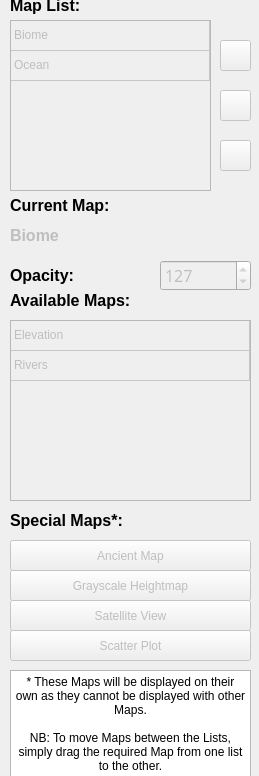
      <widget class="QWidget" name="pgMaps">
       <property name="geometry">
        <rect>
         <x>0</x>
         <y>0</y>
         <width>259</width>
         <height>776</height>
        </rect>
       </property>
       <attribute name="label">
        <string>Maps</string>
       </attribute>
       <widget class="QPushButton" name="btnUp">
        <property name="enabled">
         <bool>false</bool>
        </property>
        <property name="geometry">
         <rect>
          <x>220</x>
          <y>40</y>
          <width>31</width>
          <height>31</height>
         </rect>
        </property>
        <property name="toolTip">
         <string>Move Map Up</string>
        </property>
        <property name="text">
         <string/>
        </property>
        <property name="icon">
         <iconset>
          <normaloff>Images/up.png</normaloff>Images/up.png</iconset>
        </property>
       </widget>
       <widget class="QTableWidget" name="tblAvailable">
        <property name="enabled">
         <bool>false</bool>
        </property>
        <property name="geometry">
         <rect>
          <x>10</x>
          <y>320</y>
          <width>241</width>
          <height>181</height>
         </rect>
        </property>
        <property name="editTriggers">
         <set>QAbstractItemView::NoEditTriggers</set>
        </property>
        <property name="tabKeyNavigation">
         <bool>false</bool>
        </property>
        <property name="showDropIndicator" stdset="0">
         <bool>true</bool>
        </property>
        <property name="dragEnabled">
         <bool>true</bool>
        </property>
        <property name="dragDropOverwriteMode">
         <bool>false</bool>
        </property>
        <property name="dragDropMode">
         <enum>QAbstractItemView::DragDrop</enum>
        </property>
        <property name="defaultDropAction">
         <enum>Qt::MoveAction</enum>
        </property>
        <property name="alternatingRowColors">
         <bool>false</bool>
        </property>
        <property name="selectionMode">
         <enum>QAbstractItemView::SingleSelection</enum>
        </property>
        <property name="selectionBehavior">
         <enum>QAbstractItemView::SelectRows</enum>
        </property>
        <property name="iconSize">
         <size>
          <width>32</width>
          <height>32</height>
         </size>
        </property>
        <property name="cornerButtonEnabled">
         <bool>false</bool>
        </property>
        <property name="rowCount">
         <number>2</number>
        </property>
        <property name="columnCount">
         <number>1</number>
        </property>
        <attribute name="horizontalHeaderVisible">
         <bool>false</bool>
        </attribute>
        <attribute name="horizontalHeaderHighlightSections">
         <bool>false</bool>
        </attribute>
        <attribute name="horizontalHeaderStretchLastSection">
         <bool>true</bool>
        </attribute>
        <attribute name="verticalHeaderVisible">
         <bool>false</bool>
        </attribute>
        <attribute name="verticalHeaderHighlightSections">
         <bool>false</bool>
        </attribute>
        <row>
         <property name="text">
          <string>1</string>
         </property>
        </row>
        <row/>
        <column>
         <property name="text">
          <string>New Column</string>
         </property>
        </column>
        <item row="0" column="0">
         <property name="text">
          <string>Elevation</string>
         </property>
        </item>
        <item row="1" column="0">
         <property name="text">
          <string>Rivers</string>
         </property>
        </item>
       </widget>
       <widget class="QLabel" name="label_7">
        <property name="geometry">
         <rect>
          <x>10</x>
          <y>510</y>
          <width>131</width>
          <height>21</height>
         </rect>
        </property>
        <property name="font">
         <font>
          <pointsize>12</pointsize>
          <weight>75</weight>
          <bold>true</bold>
         </font>
        </property>
        <property name="text">
         <string>Special Maps*:</string>
        </property>
       </widget>
       <widget class="QPushButton" name="btnGH">
        <property name="enabled">
         <bool>false</bool>
        </property>
        <property name="geometry">
         <rect>
          <x>10</x>
          <y>570</y>
          <width>241</width>
          <height>31</height>
         </rect>
        </property>
        <property name="text">
         <string>Grayscale Heightmap</string>
        </property>
       </widget>
       <widget class="QLabel" name="label_5">
        <property name="geometry">
         <rect>
          <x>10</x>
          <y>260</y>
          <width>71</width>
          <height>31</height>
         </rect>
        </property>
        <property name="font">
         <font>
          <pointsize>12</pointsize>
          <weight>75</weight>
          <bold>true</bold>
         </font>
        </property>
        <property name="text">
         <string>Opacity:</string>
        </property>
       </widget>
       <widget class="QSpinBox" name="spnOpacity">
        <property name="enabled">
         <bool>false</bool>
        </property>
        <property name="geometry">
         <rect>
          <x>160</x>
          <y>260</y>
          <width>91</width>
          <height>31</height>
         </rect>
        </property>
        <property name="font">
         <font>
          <family>Open Sans</family>
          <pointsize>12</pointsize>
          <weight>50</weight>
          <bold>false</bold>
         </font>
        </property>
        <property name="minimum">
         <number>1</number>
        </property>
        <property name="maximum">
         <number>255</number>
        </property>
        <property name="value">
         <number>127</number>
        </property>
       </widget>
       <widget class="QPushButton" name="btnSP">
        <property name="enabled">
         <bool>false</bool>
        </property>
        <property name="geometry">
         <rect>
          <x>10</x>
          <y>630</y>
          <width>241</width>
          <height>31</height>
         </rect>
        </property>
        <property name="text">
         <string>Scatter Plot</string>
        </property>
       </widget>
       <widget class="QTableWidget" name="tblMapList">
        <property name="enabled">
         <bool>false</bool>
        </property>
        <property name="geometry">
         <rect>
          <x>10</x>
          <y>20</y>
          <width>201</width>
          <height>171</height>
         </rect>
        </property>
        <property name="editTriggers">
         <set>QAbstractItemView::NoEditTriggers</set>
        </property>
        <property name="tabKeyNavigation">
         <bool>false</bool>
        </property>
        <property name="showDropIndicator" stdset="0">
         <bool>true</bool>
        </property>
        <property name="dragEnabled">
         <bool>true</bool>
        </property>
        <property name="dragDropOverwriteMode">
         <bool>false</bool>
        </property>
        <property name="dragDropMode">
         <enum>QAbstractItemView::DragDrop</enum>
        </property>
        <property name="defaultDropAction">
         <enum>Qt::MoveAction</enum>
        </property>
        <property name="selectionMode">
         <enum>QAbstractItemView::SingleSelection</enum>
        </property>
        <property name="selectionBehavior">
         <enum>QAbstractItemView::SelectRows</enum>
        </property>
        <property name="iconSize">
         <size>
          <width>32</width>
          <height>32</height>
         </size>
        </property>
        <property name="wordWrap">
         <bool>false</bool>
        </property>
        <property name="cornerButtonEnabled">
         <bool>false</bool>
        </property>
        <attribute name="horizontalHeaderVisible">
         <bool>false</bool>
        </attribute>
        <attribute name="horizontalHeaderHighlightSections">
         <bool>false</bool>
        </attribute>
        <attribute name="horizontalHeaderStretchLastSection">
         <bool>true</bool>
        </attribute>
        <attribute name="verticalHeaderVisible">
         <bool>false</bool>
        </attribute>
        <attribute name="verticalHeaderHighlightSections">
         <bool>false</bool>
        </attribute>
        <row>
         <property name="text">
          <string>New Row</string>
         </property>
        </row>
        <row>
         <property name="text">
          <string>New Row</string>
         </property>
        </row>
        <column>
         <property name="text">
          <string>New Column</string>
         </property>
        </column>
        <item row="0" column="0">
         <property name="text">
          <string>Biome</string>
         </property>
        </item>
        <item row="1" column="0">
         <property name="text">
          <string>Ocean</string>
         </property>
        </item>
       </widget>
       <widget class="QLabel" name="label">
        <property name="geometry">
         <rect>
          <x>10</x>
          <y>-10</y>
          <width>81</width>
          <height>31</height>
         </rect>
        </property>
        <property name="font">
         <font>
          <pointsize>12</pointsize>
          <weight>75</weight>
          <bold>true</bold>
         </font>
        </property>
        <property name="text">
         <string>Map List:</string>
        </property>
       </widget>
       <widget class="QPushButton" name="btnSM">
        <property name="enabled">
         <bool>false</bool>
        </property>
        <property name="geometry">
         <rect>
          <x>10</x>
          <y>600</y>
          <width>241</width>
          <height>31</height>
         </rect>
        </property>
        <property name="text">
         <string>Satellite View</string>
        </property>
       </widget>
       <widget class="QLabel" name="lblCurrentMap">
        <property name="enabled">
         <bool>false</bool>
        </property>
        <property name="geometry">
         <rect>
          <x>10</x>
          <y>220</y>
          <width>241</width>
          <height>31</height>
         </rect>
        </property>
        <property name="font">
         <font>
          <pointsize>12</pointsize>
          <weight>75</weight>
          <bold>true</bold>
         </font>
        </property>
        <property name="text">
         <string>Biome</string>
        </property>
       </widget>
       <widget class="QPushButton" name="btnDown">
        <property name="enabled">
         <bool>false</bool>
        </property>
        <property name="geometry">
         <rect>
          <x>220</x>
          <y>140</y>
          <width>31</width>
          <height>31</height>
         </rect>
        </property>
        <property name="toolTip">
         <string>Move Map Down</string>
        </property>
        <property name="text">
         <string/>
        </property>
        <property name="icon">
         <iconset>
          <normaloff>Images/down.png</normaloff>Images/down.png</iconset>
        </property>
       </widget>
       <widget class="QTextBrowser" name="textBrowser_2">
        <property name="geometry">
         <rect>
          <x>10</x>
          <y>670</y>
          <width>241</width>
          <height>111</height>
         </rect>
        </property>
        <property name="font">
         <font>
          <pointsize>10</pointsize>
         </font>
        </property>
        <property name="html">
         <string>&lt;!DOCTYPE HTML PUBLIC &quot;-//W3C//DTD HTML 4.0//EN&quot; &quot;http://www.w3.org/TR/REC-html40/strict.dtd&quot;&gt;
&lt;html&gt;&lt;head&gt;&lt;meta name=&quot;qrichtext&quot; content=&quot;1&quot; /&gt;&lt;style type=&quot;text/css&quot;&gt;
p, li { white-space: pre-wrap; }
&lt;/style&gt;&lt;/head&gt;&lt;body style=&quot; font-family:'MS Shell Dlg 2'; font-size:10pt; font-weight:400; font-style:normal;&quot;&gt;
&lt;p align=&quot;center&quot; style=&quot; margin-top:0px; margin-bottom:0px; margin-left:0px; margin-right:0px; -qt-block-indent:0; text-indent:0px;&quot;&gt;&lt;span style=&quot; font-size:9pt;&quot;&gt;* These Maps will be displayed on their own as they cannot be displayed with other Maps.&lt;/span&gt;&lt;/p&gt;
&lt;p align=&quot;center&quot; style=&quot;-qt-paragraph-type:empty; margin-top:0px; margin-bottom:0px; margin-left:0px; margin-right:0px; -qt-block-indent:0; text-indent:0px; font-size:9pt;&quot;&gt;&lt;br /&gt;&lt;/p&gt;
&lt;p align=&quot;center&quot; style=&quot; margin-top:0px; margin-bottom:0px; margin-left:0px; margin-right:0px; -qt-block-indent:0; text-indent:0px;&quot;&gt;&lt;span style=&quot; font-size:9pt;&quot;&gt;NB: To move Maps between the Lists, simply drag the required Map from one list to the other.&lt;/span&gt;&lt;/p&gt;&lt;/body&gt;&lt;/html&gt;</string>
        </property>
        <property name="textInteractionFlags">
         <set>Qt::NoTextInteraction</set>
        </property>
       </widget>
       <widget class="QLabel" name="label_3">
        <property name="geometry">
         <rect>
          <x>10</x>
          <y>190</y>
          <width>111</width>
          <height>31</height>
         </rect>
        </property>
        <property name="font">
         <font>
          <pointsize>12</pointsize>
          <weight>75</weight>
          <bold>true</bold>
         </font>
        </property>
        <property name="text">
         <string>Current Map:</string>
        </property>
       </widget>
       <widget class="QLabel" name="label_6">
        <property name="geometry">
         <rect>
          <x>10</x>
          <y>290</y>
          <width>141</width>
          <height>21</height>
         </rect>
        </property>
        <property name="font">
         <font>
          <pointsize>12</pointsize>
          <weight>75</weight>
          <bold>true</bold>
         </font>
        </property>
        <property name="text">
         <string>Available Maps:</string>
        </property>
       </widget>
       <widget class="QPushButton" name="btnUpdate">
        <property name="enabled">
         <bool>false</bool>
        </property>
        <property name="geometry">
         <rect>
          <x>220</x>
          <y>90</y>
          <width>31</width>
          <height>31</height>
         </rect>
        </property>
        <property name="toolTip">
         <string>Update Map Display</string>
        </property>
        <property name="text">
         <string/>
        </property>
        <property name="icon">
         <iconset>
          <normaloff>Images/update.png</normaloff>Images/update.png</iconset>
        </property>
       </widget>
       <widget class="QPushButton" name="btnAW">
        <property name="enabled">
         <bool>false</bool>
        </property>
        <property name="geometry">
         <rect>
          <x>10</x>
          <y>540</y>
          <width>241</width>
          <height>31</height>
         </rect>
        </property>
        <property name="text">
         <string>Ancient Map</string>
        </property>
       </widget>
      </widget>
